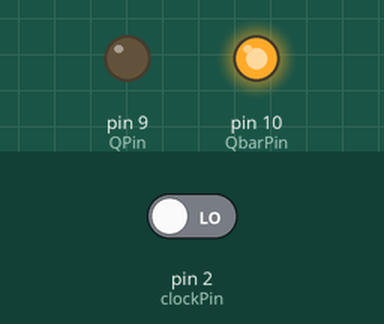
This sketch was run on a simulated Arduino Uno, built with avr-gcc and run on an emulated ATmega328P. Parts: output pins drawn as LEDs (lit = HIGH). The inputs (shaded band) are chosen by the test bench; at power-on: pin 2 (clockPin) LOW.

Above: at 0.1 s.
Timing chart, 0 to 1.6 s (numbered marks = the images above):
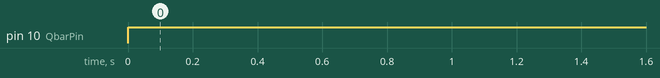

Measured:
- by itself, pin 10 (QbarPin): LOW → HIGH at 0.00 s

The sketch:

T_FF.ino
```cpp
int T=0;

//assume initial outputs
int Q=0;
int Qbar=1;

int temp=0;

int TPin=5;
int QPin=9;
int QbarPin=10;
int clockPin=2; //external clock

void setup() {
  // put your setup code here, to run once:

pinMode(TPin,INPUT); //T
pinMode(clockPin,INPUT); //clock

pinMode(QPin,OUTPUT); //Q
pinMode(QbarPin,OUTPUT);//Qbar

Serial.begin(9600);

}

void loop() {
  // put your main code here, to run repeatedly:
if (Q==0){digitalWrite(QPin,LOW); digitalWrite(QbarPin,HIGH); delay(100);}
if (Q==1){digitalWrite(QPin,HIGH); digitalWrite(QbarPin,LOW); delay(100);}

if(digitalRead(clockPin)==HIGH){  //this will execute only when clock input is high i.e. positive level
  T=digitalRead(TPin);


  //toggle state
  if(T==1){
    temp=Q;
    Q=Qbar;
    Qbar=temp;
    }
}


}
```
